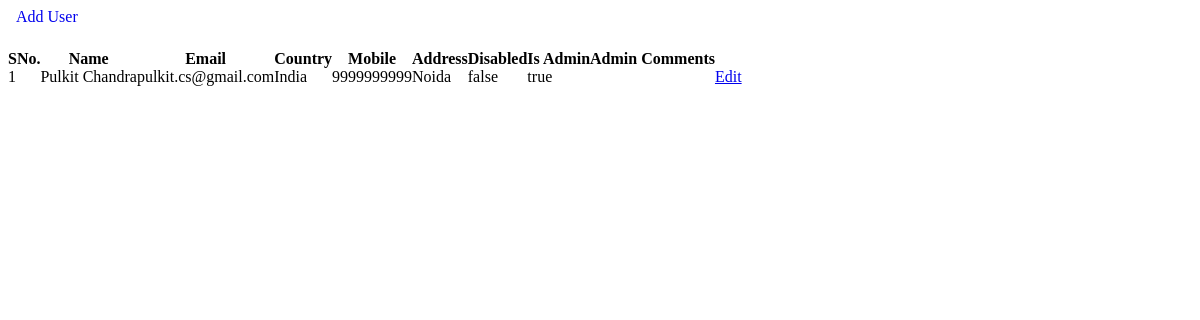
The app's page /manage-users.php with its own data.
### tables this page shows
CREATE TABLE IF NOT EXISTS `users` (
  `name` varchar(50) NOT NULL,
  `email` varchar(50) NOT NULL,
  `password` varchar(50) NOT NULL,
  `disabled` enum('1','0') NOT NULL DEFAULT '0',
  `isReset` enum('1','0') NOT NULL DEFAULT '0',
  `isAdmin` enum('1','0') NOT NULL DEFAULT '0',
  `country` varchar(50) NOT NULL,
  `mobile` varchar(50) NOT NULL,
  `address` varchar(255) NOT NULL,
  `admin_comments` varchar(50) NOT NULL DEFAULT '',
  `cart` longtext DEFAULT NULL CHECK (json_valid(`cart`)),
  PRIMARY KEY (`email`)
);

### classes/Database.php (called while the page is built, shortened)
<?php
  $parentDir = dirname(__DIR__);
  require_once(__DIR__."/Configuration.php");
  require_once($parentDir."/configs/app-config.php");
  class Database {
    private $conn;
    function __construct($appConfig) {
      $configurations = new Configuration($appConfig);
      $url = $configurations->getKey('url');
      $database = $configurations->getKey('database');
      $username = $configurations->getKey('username');
      $password = $configurations->getKey('password');
    }
    function init($url, $dbName, $username, $password) {
      try {
        $this->conn = new PDO("mysql:host=$url;dbname=$dbName", $username, $password);
        $this->conn->setAttribute(PDO::ATTR_ERRMODE, PDO::ERRMODE_EXCEPTION);
      }
      catch (PDOException $e) {
        echo "Connection failed: " . $e->getMessage();
      }
    }
    function executeSQL($sql) {
      try {
        $stmt = $this->conn->prepare($sql);
        $stmt->execute();
        $stmt->setFetchMode(PDO::FETCH_ASSOC);
        return $stmt->fetchAll();
      }
      catch(PDOException $e) {
        echo "Unable to execute query". $e->getMessage();
      }
    }
    function getAllUsers() {
      $sql = "select * from users";
      $result = $this->executeSQL($sql);
      return $result;
    }
  }
?>

### configs/app-config.php (called while the page is built)
<?php
 $URL = getenv('bmb_URL') ? getenv('bmb_URL') : "localhost";
 $DATABASE = getenv('bmb_DATABASE', true) ? getenv('bmb_DATABASE', true) : "bmb";
 $USERNAME = getenv('bmb_USERNAME', true) ? getenv('bmb_USERNAME', true) : "root";
 $PASSWORD = getenv('bmb_PASSWORD', true) ? getenv('bmb_PASSWORD', true) : "";
 $appConfig = array("url" => $URL, "database" => $DATABASE, "username" => $USERNAME, "password" => $PASSWORD);
?>

### classes/Configuration.php (called while the page is built, shortened)
<?php
  class Configuration {
    private $keys;
    function __construct($configs) {
      $this->keys = $configs;
    }
    public function getKey($keyName) {
      return $this->keys[$keyName] ? $this->keys[$keyName] : getenv($keyName);
    }
  }
?>

### manage-users.php (the view, shortened to what this page needs)
<?php
  require_once("./configs/app-config.php");
  require_once("./classes/Database.php");
  $db = new Database($appConfig);
  $read = "";
  $edit = "";
  $create = "";
  function getAllUsers($db) {
    $result = $db->getAllUsers();
    $count = sizeOf($result);
    $read = "";
    if($count === 0) return '<p>No Items Found </p>';
    else {
      $read = "
      <a class='button' href='./manage.php?type=users&mode=create'>Add User</a>
      <table class='table' border='0' cellspacing='0' cellpadding='0'>
        <thead>
          <tr>
            <th>SNo.</th>
            <th>Name</th>
            <th>Email</th>
            <th>Country</th>
            <th>Mobile</th>
            <th>Address</th>
            <th>Disabled</th>
            <th>Is Admin</th>
            <th>Admin Comments</th>
            <th></th>
          </tr>
        </thead>
        <tbody>";
      for($i = 0; $i < $count; $i++) {
        $name = $result[$i]['name'];
        $email = $result[$i]['email'];
        $country = $result[$i]['country'];
        $mobile = $result[$i]['mobile'];
        $address = $result[$i]['address'];
        $disabled = $result[$i]['disabled'];
        $isAdmin = $result[$i]['isAdmin'];
        $admin_comments = $result[$i]['admin_comments'];
        $serialNo = $i + 1;
        $disabled_state = $disabled === '0' ? 'false' : 'true';
        $admin_state = $isAdmin === '0' ?  'false' : 'true';
        $read.="
          <tr>
            <td>".$serialNo."</td>
            <td>".$name."</td>
            <td>".$email."</td>
            <td>".$country."</td>
            <td>".$mobile."</td>
            <td>".$address."</td>
            <td>".$disabled_state."</td>
            <td>".$admin_state."</td>
            <td>".$admin_comments."</td>
            <td><a class='edit-link' href='./manage.php?type=users&mode=edit&id=".$email."'><i class='fa fa-pencil' aria-hidden='true'></i> Edit</a></td>
          </tr>";
      };
      $read .= "</tbody></table>";
    }
    return $read;
  }
  if(isset($_GET['mode']) && isset($_GET['id']))
    $edit = editUser($db);
  else if (isset($_GET['mode']))
    if($_GET['mode']==='create')
      $create = newUser();
    else;
  else $read = getAllUsers($db);
?>
<div>
  <section>
    <?php
      if(isset($_GET['mode'])) {
        if($_GET['mode'] === 'edit')
          echo $edit;
        else if ($_GET['mode'] === 'create')
          echo $create;
        else
          echo $read;
      }
      else
        echo $read;
    ?>
  </section>
</div>

### manage-users.php (style rules this page uses)
.button { background-color: var(--background-cream); text-decoration: none; padding: .5rem; border-radius: 5px; border: solid thin var(--background-gray); }
.table { margin-top: 1.5rem; }

### records on screen
users: serialNo "1", name "Pulkit Chandra", email "pulkit.cs@gmail.com", country "India", mobile "9999999999", address "Noida", disabled "false", isAdmin "true"
